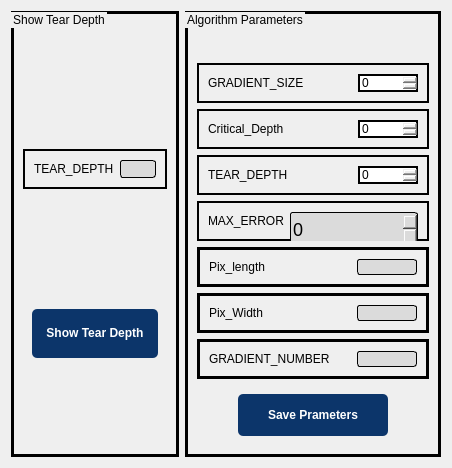
                <widget class="QWidget" name="tab_11">
                 <attribute name="title">
                  <string>Tab 2</string>
                 </attribute>
                 <layout class="QHBoxLayout" name="horizontalLayout_16">
                  <item>
                   <widget class="QGroupBox" name="groupBox_21">
                    <property name="styleSheet">
                     <string notr="true">font: 18pt &quot;Mongolian Baiti&quot;;
border: 3px solid back</string>
                    </property>
                    <property name="title">
                     <string>Show Tear Depth</string>
                    </property>
                    <layout class="QVBoxLayout" name="verticalLayout_30">
                     <item>
                      <spacer name="verticalSpacer_11">
                       <property name="orientation">
                        <enum>Qt::Vertical</enum>
                       </property>
                       <property name="sizeType">
                        <enum>QSizePolicy::Fixed</enum>
                       </property>
                       <property name="sizeHint" stdset="0">
                        <size>
                         <width>20</width>
                         <height>50</height>
                        </size>
                       </property>
                      </spacer>
                     </item>
                     <item>
                      <widget class="QFrame" name="frame_23">
                       <property name="minimumSize">
                        <size>
                         <width>0</width>
                         <height>40</height>
                        </size>
                       </property>
                       <property name="maximumSize">
                        <size>
                         <width>16777215</width>
                         <height>39</height>
                        </size>
                       </property>
                       <property name="styleSheet">
                        <string notr="true">border: 2px solid back</string>
                       </property>
                       <property name="frameShape">
                        <enum>QFrame::StyledPanel</enum>
                       </property>
                       <property name="frameShadow">
                        <enum>QFrame::Raised</enum>
                       </property>
                       <layout class="QHBoxLayout" name="horizontalLayout_36">
                        <item>
                         <widget class="QLabel" name="label_38">
                          <property name="maximumSize">
                           <size>
                            <width>244</width>
                            <height>16777215</height>
                           </size>
                          </property>
                          <property name="styleSheet">
                           <string notr="true">font: 13pt &quot;Mongolian Baiti&quot;;
border: no</string>
                          </property>
                          <property name="text">
                           <string>TEAR_DEPTH</string>
                          </property>
                         </widget>
                        </item>
                        <item>
                         <widget class="QLabel" name="Show_Tear_Depth_Label">
                          <property name="maximumSize">
                           <size>
                            <width>100</width>
                            <height>16777215</height>
                           </size>
                          </property>
                          <property name="styleSheet">
                           <string notr="true">background-color :rgb(219, 219, 219);
border-style: solid;
border-width: 1;
border-radius: 3;
font-size:18px;</string>
                          </property>
                          <property name="text">
                           <string/>
                          </property>
                         </widget>
                        </item>
                       </layout>
                      </widget>
                     </item>
                     <item>
                      <spacer name="verticalSpacer_20">
                       <property name="orientation">
                        <enum>Qt::Vertical</enum>
                       </property>
                       <property name="sizeType">
                        <enum>QSizePolicy::Fixed</enum>
                       </property>
                       <property name="sizeHint" stdset="0">
                        <size>
                         <width>20</width>
                         <height>29</height>
                        </size>
                       </property>
                      </spacer>
                     </item>
                     <item>
                      <widget class="QFrame" name="frame_24">
                       <property name="minimumSize">
                        <size>
                         <width>0</width>
                         <height>59</height>
                        </size>
                       </property>
                       <property name="maximumSize">
                        <size>
                         <width>16777215</width>
                         <height>67</height>
                        </size>
                       </property>
                       <property name="styleSheet">
                        <string notr="true">border:no
</string>
                       </property>
                       <property name="frameShape">
                        <enum>QFrame::StyledPanel</enum>
                       </property>
                       <property name="frameShadow">
                        <enum>QFrame::Raised</enum>
                       </property>
                       <layout class="QHBoxLayout" name="horizontalLayout_85">
                        <item>
                         <widget class="QFrame" name="frame_93">
                          <property name="minimumSize">
                           <size>
                            <width>0</width>
                            <height>36</height>
                           </size>
                          </property>
                          <property name="maximumSize">
                           <size>
                            <width>179</width>
                            <height>66</height>
                           </size>
                          </property>
                          <property name="styleSheet">
                           <string notr="true">QFrame{
	background: #0C356A;
border-radius:5px;
}
</string>
                          </property>
                          <property name="frameShape">
                           <enum>QFrame::Box</enum>
                          </property>
                          <property name="frameShadow">
                           <enum>QFrame::Raised</enum>
                          </property>
                          <property name="lineWidth">
                           <number>3</number>
                          </property>
                          <layout class="QHBoxLayout" name="horizontalLayout_84">
                           <item>
                            <widget class="QPushButton" name="Show_Tear_Depth_Button">
                             <property name="maximumSize">
                              <size>
                               <width>120</width>
                               <height>16777215</height>
                              </size>
                             </property>
                             <property name="toolTip">
                              <string/>
                             </property>
                             <property name="styleSheet">
                              <string notr="true">QPushButton{
	color: white;
    background-color:#0C356A;
	padding: 5px;
	font-size:12px;
	font-weight: bold;
	border-radius:7px;
background-color:transparent;
}

QPushButton:hover{
	background: #a3a3a3;
}

QPushButton:disabled {
    color: #8D8D8D;
}

QPushButton:pressed {
	background: rgb(0, 0, 0);
}
</string>
                             </property>
                             <property name="text">
                              <string>Show Tear Depth</string>
                             </property>
                            </widget>
                           </item>
                          </layout>
                         </widget>
                        </item>
                       </layout>
                      </widget>
                     </item>
                    </layout>
                   </widget>
                  </item>
                  <item>
                   <widget class="QGroupBox" name="groupBox_19">
                    <property name="styleSheet">
                     <string notr="true">font: 18pt &quot;Mongolian Baiti&quot;;
border: 3px solid back</string>
                    </property>
                    <property name="title">
                     <string>Algorithm Parameters</string>
                    </property>
                    <layout class="QVBoxLayout" name="verticalLayout_26">
                     <item>
                      <spacer name="verticalSpacer_12">
                       <property name="orientation">
                        <enum>Qt::Vertical</enum>
                       </property>
                       <property name="sizeType">
                        <enum>QSizePolicy::Fixed</enum>
                       </property>
                       <property name="sizeHint" stdset="0">
                        <size>
                         <width>20</width>
                         <height>40</height>
                        </size>
                       </property>
                      </spacer>
                     </item>
                     <item>
                      <widget class="QFrame" name="frame_84">
                       <property name="minimumSize">
                        <size>
                         <width>0</width>
                         <height>40</height>
                        </size>
                       </property>
                       <property name="maximumSize">
                        <size>
                         <width>16777215</width>
                         <height>40</height>
                        </size>
                       </property>
                       <property name="styleSheet">
                        <string notr="true">border: 2px solid back</string>
                       </property>
                       <property name="frameShape">
                        <enum>QFrame::StyledPanel</enum>
                       </property>
                       <property name="frameShadow">
                        <enum>QFrame::Raised</enum>
                       </property>
                       <layout class="QHBoxLayout" name="horizontalLayout_79">
                        <item>
                         <widget class="QLabel" name="label_56">
                          <property name="styleSheet">
                           <string notr="true">font: 13pt &quot;Mongolian Baiti&quot;;
border: no</string>
                          </property>
                          <property name="text">
                           <string>GRADIENT_SIZE</string>
                          </property>
                         </widget>
                        </item>
                        <item>
                         <widget class="QSpinBox" name="SpinBox_GRADIENT_SIZE">
                          <property name="maximumSize">
                           <size>
                            <width>60</width>
                            <height>29</height>
                           </size>
                          </property>
                          <property name="styleSheet">
                           <string notr="true"/>
                          </property>
                          <property name="maximum">
                           <number>100000</number>
                          </property>
                          <property name="stepType">
                           <enum>QAbstractSpinBox::DefaultStepType</enum>
                          </property>
                         </widget>
                        </item>
                       </layout>
                      </widget>
                     </item>
                     <item>
                      <widget class="QFrame" name="frame_89">
                       <property name="maximumSize">
                        <size>
                         <width>16777215</width>
                         <height>40</height>
                        </size>
                       </property>
                       <property name="styleSheet">
                        <string notr="true">border: 2px solid back</string>
                       </property>
                       <property name="frameShape">
                        <enum>QFrame::StyledPanel</enum>
                       </property>
                       <property name="frameShadow">
                        <enum>QFrame::Raised</enum>
                       </property>
                       <layout class="QHBoxLayout" name="horizontalLayout_80">
                        <item>
                         <widget class="QLabel" name="label_57">
                          <property name="styleSheet">
                           <string notr="true">font: 13pt &quot;Mongolian Baiti&quot;;
border: no</string>
                          </property>
                          <property name="text">
                           <string>Critical_Depth</string>
                          </property>
                         </widget>
                        </item>
                        <item>
                         <widget class="QSpinBox" name="SpinBox_Critical_Depth">
                          <property name="maximumSize">
                           <size>
                            <width>60</width>
                            <height>33</height>
                           </size>
                          </property>
                          <property name="styleSheet">
                           <string notr="true"/>
                          </property>
                          <property name="maximum">
                           <number>10000</number>
                          </property>
                          <property name="stepType">
                           <enum>QAbstractSpinBox::DefaultStepType</enum>
                          </property>
                         </widget>
                        </item>
                       </layout>
                      </widget>
                     </item>
                     <item>
                      <widget class="QFrame" name="frame_90">
                       <property name="maximumSize">
                        <size>
                         <width>16777215</width>
                         <height>40</height>
                        </size>
                       </property>
                       <property name="styleSheet">
                        <string notr="true">border: 2px solid back</string>
                       </property>
                       <property name="frameShape">
                        <enum>QFrame::StyledPanel</enum>
                       </property>
                       <property name="frameShadow">
                        <enum>QFrame::Raised</enum>
                       </property>
                       <layout class="QHBoxLayout" name="horizontalLayout_81">
                        <item>
                         <widget class="QLabel" name="label_58">
                          <property name="styleSheet">
                           <string notr="true">font: 13pt &quot;Mongolian Baiti&quot;;
border: no</string>
                          </property>
                          <property name="text">
                           <string>TEAR_DEPTH</string>
                          </property>
                         </widget>
                        </item>
                        <item>
                         <widget class="QSpinBox" name="SpinBox_TEAR_DEPTH">
                          <property name="maximumSize">
                           <size>
                            <width>60</width>
                            <height>33</height>
                           </size>
                          </property>
                          <property name="styleSheet">
                           <string notr="true"/>
                          </property>
                          <property name="maximum">
                           <number>2000</number>
                          </property>
                          <property name="stepType">
                           <enum>QAbstractSpinBox::DefaultStepType</enum>
                          </property>
                         </widget>
                        </item>
                       </layout>
                      </widget>
                     </item>
                     <item>
                      <widget class="QFrame" name="frame_91">
                       <property name="maximumSize">
                        <size>
                         <width>16777215</width>
                         <height>40</height>
                        </size>
                       </property>
                       <property name="styleSheet">
                        <string notr="true">border: 2px solid back</string>
                       </property>
                       <property name="frameShape">
                        <enum>QFrame::StyledPanel</enum>
                       </property>
                       <property name="frameShadow">
                        <enum>QFrame::Raised</enum>
                       </property>
                       <layout class="QHBoxLayout" name="horizontalLayout_82">
                        <item>
                         <widget class="QLabel" name="label_59">
                          <property name="styleSheet">
                           <string notr="true">font: 13pt &quot;Mongolian Baiti&quot;;
border: no</string>
                          </property>
                          <property name="text">
                           <string>MAX_ERROR</string>
                          </property>
                         </widget>
                        </item>
                        <item>
                         <widget class="QSpinBox" name="SpinBox_MAX_ERROR">
                          <property name="minimumSize">
                           <size>
                            <width>128</width>
                            <height>34</height>
                           </size>
                          </property>
                          <property name="maximumSize">
                           <size>
                            <width>60</width>
                            <height>33</height>
                           </size>
                          </property>
                          <property name="styleSheet">
                           <string notr="true">background-color :rgb(219, 219, 219);
border-style: solid;
border-width: 1;
border-radius: 3;
font-size:18px;</string>
                          </property>
                          <property name="maximum">
                           <number>10000000</number>
                          </property>
                          <property name="stepType">
                           <enum>QAbstractSpinBox::DefaultStepType</enum>
                          </property>
                         </widget>
                        </item>
                       </layout>
                      </widget>
                     </item>
                     <item>
                      <widget class="QFrame" name="frame_26">
                       <property name="maximumSize">
                        <size>
                         <width>16777215</width>
                         <height>40</height>
                        </size>
                       </property>
                       <property name="frameShape">
                        <enum>QFrame::StyledPanel</enum>
                       </property>
                       <property name="frameShadow">
                        <enum>QFrame::Raised</enum>
                       </property>
                       <layout class="QHBoxLayout" name="horizontalLayout_86">
                        <item>
                         <widget class="QLabel" name="label_23">
                          <property name="styleSheet">
                           <string notr="true">font: 13pt &quot;Mongolian Baiti&quot;;
border: no</string>
                          </property>
                          <property name="text">
                           <string>Pix_length</string>
                          </property>
                         </widget>
                        </item>
                        <item>
                         <widget class="QLineEdit" name="pix_length">
                          <property name="maximumSize">
                           <size>
                            <width>60</width>
                            <height>16777215</height>
                           </size>
                          </property>
                          <property name="styleSheet">
                           <string notr="true">background-color :rgb(219, 219, 219);
border-style: solid;
border-width: 1;
border-radius: 3;
font-size:18px;</string>
                          </property>
                         </widget>
                        </item>
                       </layout>
                      </widget>
                     </item>
                     <item>
                      <widget class="QFrame" name="frame_94">
                       <property name="maximumSize">
                        <size>
                         <width>16777215</width>
                         <height>40</height>
                        </size>
                       </property>
                       <property name="frameShape">
                        <enum>QFrame::StyledPanel</enum>
                       </property>
                       <property name="frameShadow">
                        <enum>QFrame::Raised</enum>
                       </property>
                       <layout class="QHBoxLayout" name="horizontalLayout_87">
                        <item>
                         <widget class="QLabel" name="label_39">
                          <property name="styleSheet">
                           <string notr="true">font: 13pt &quot;Mongolian Baiti&quot;;
border: no</string>
                          </property>
                          <property name="text">
                           <string>Pix_Width</string>
                          </property>
                         </widget>
                        </item>
                        <item>
                         <widget class="QLineEdit" name="pix_width">
                          <property name="maximumSize">
                           <size>
                            <width>60</width>
                            <height>16777215</height>
                           </size>
                          </property>
                          <property name="styleSheet">
                           <string notr="true">background-color :rgb(219, 219, 219);
border-style: solid;
border-width: 1;
border-radius: 3;
font-size:18px;</string>
                          </property>
                         </widget>
                        </item>
                       </layout>
                      </widget>
                     </item>
                     <item>
                      <widget class="QFrame" name="frame_95">
                       <property name="maximumSize">
                        <size>
                         <width>16777215</width>
                         <height>40</height>
                        </size>
                       </property>
                       <property name="frameShape">
                        <enum>QFrame::StyledPanel</enum>
                       </property>
                       <property name="frameShadow">
                        <enum>QFrame::Raised</enum>
                       </property>
                       <layout class="QHBoxLayout" name="horizontalLayout_88">
                        <item>
                         <widget class="QLabel" name="label_137">
                          <property name="styleSheet">
                           <string notr="true">font: 13pt &quot;Mongolian Baiti&quot;;
border: no</string>
                          </property>
                          <property name="text">
                           <string>GRADIENT_NUMBER</string>
                          </property>
                         </widget>
                        </item>
                        <item>
                         <widget class="QLineEdit" name="gradient_number">
                          <property name="maximumSize">
                           <size>
                            <width>60</width>
                            <height>16777215</height>
                           </size>
                          </property>
                          <property name="styleSheet">
                           <string notr="true">background-color :rgb(219, 219, 219);
border-style: solid;
border-width: 1;
border-radius: 3;
font-size:18px;</string>
                          </property>
                         </widget>
                        </item>
                       </layout>
                      </widget>
                     </item>
                     <item>
                      <widget class="QFrame" name="frame_22">
                       <property name="styleSheet">
                        <string notr="true">border:no
</string>
                       </property>
                       <property name="frameShape">
                        <enum>QFrame::StyledPanel</enum>
                       </property>
                       <property name="frameShadow">
                        <enum>QFrame::Raised</enum>
                       </property>
                       <layout class="QHBoxLayout" name="horizontalLayout_35">
                        <item>
                         <widget class="QFrame" name="frame_92">
                          <property name="minimumSize">
                           <size>
                            <width>0</width>
                            <height>36</height>
                           </size>
                          </property>
                          <property name="maximumSize">
                           <size>
                            <width>150</width>
                            <height>59</height>
                           </size>
                          </property>
                          <property name="styleSheet">
                           <string notr="true">QFrame{
	background: #0C356A;
border-radius:5px;
}
</string>
                          </property>
                          <property name="frameShape">
                           <enum>QFrame::Box</enum>
                          </property>
                          <property name="frameShadow">
                           <enum>QFrame::Raised</enum>
                          </property>
                          <property name="lineWidth">
                           <number>3</number>
                          </property>
                          <layout class="QHBoxLayout" name="horizontalLayout_83">
                           <item>
                            <widget class="QPushButton" name="Save_Algorithm_Parameters">
                             <property name="maximumSize">
                              <size>
                               <width>120</width>
                               <height>16777215</height>
                              </size>
                             </property>
                             <property name="cursor">
                              <cursorShape>PointingHandCursor</cursorShape>
                             </property>
                             <property name="toolTip">
                              <string/>
                             </property>
                             <property name="styleSheet">
                              <string notr="true">QPushButton{
	color: white;
    background-color:#0C356A;
	padding: 5px;
	font-size:12px;
	font-weight: bold;
	border-radius:7px;
background-color:transparent;
}

QPushButton:hover{
	background: #a3a3a3;
}

QPushButton:disabled {
    color: #8D8D8D;
}

QPushButton:pressed {
	background: rgb(0, 0, 0);
}

</string>
                             </property>
                             <property name="text">
                              <string>Save Prameters</string>
                             </property>
                             <property name="icon">
                              <iconset>
                               <normaloff>../icons/save.png</normaloff>../icons/save.png</iconset>
                             </property>
                             <property name="iconSize">
                              <size>
                               <width>26</width>
                               <height>26</height>
                              </size>
                             </property>
                            </widget>
                           </item>
                          </layout>
                         </widget>
                        </item>
                       </layout>
                      </widget>
                     </item>
                    </layout>
                   </widget>
                  </item>
                 </layout>
                </widget>
